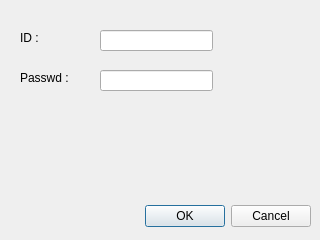
<?xml version="1.0" encoding="UTF-8"?>
<ui version="4.0">
 <class>Dialog</class>
 <widget class="QDialog" name="Dialog">
  <property name="geometry">
   <rect>
    <x>0</x>
    <y>0</y>
    <width>320</width>
    <height>240</height>
   </rect>
  </property>
  <property name="windowTitle">
   <string>Login</string>
  </property>
  <widget class="QDialogButtonBox" name="buttonBox">
   <property name="geometry">
    <rect>
     <x>10</x>
     <y>200</y>
     <width>301</width>
     <height>32</height>
    </rect>
   </property>
   <property name="orientation">
    <enum>Qt::Orientation::Horizontal</enum>
   </property>
   <property name="standardButtons">
    <set>QDialogButtonBox::StandardButton::Cancel|QDialogButtonBox::StandardButton::Ok</set>
   </property>
  </widget>
  <widget class="QLabel" name="label">
   <property name="geometry">
    <rect>
     <x>20</x>
     <y>30</y>
     <width>58</width>
     <height>16</height>
    </rect>
   </property>
   <property name="text">
    <string>ID :</string>
   </property>
  </widget>
  <widget class="QLineEdit" name="edt_ID">
   <property name="geometry">
    <rect>
     <x>100</x>
     <y>30</y>
     <width>113</width>
     <height>21</height>
    </rect>
   </property>
  </widget>
  <widget class="QLabel" name="label_2">
   <property name="geometry">
    <rect>
     <x>20</x>
     <y>70</y>
     <width>58</width>
     <height>16</height>
    </rect>
   </property>
   <property name="text">
    <string>Passwd :</string>
   </property>
  </widget>
  <widget class="QLineEdit" name="edt_Passwd">
   <property name="geometry">
    <rect>
     <x>100</x>
     <y>70</y>
     <width>113</width>
     <height>21</height>
    </rect>
   </property>
   <property name="echoMode">
    <enum>QLineEdit::EchoMode::Password</enum>
   </property>
  </widget>
 </widget>
 <resources/>
 <connections>
  <connection>
   <sender>buttonBox</sender>
   <signal>accepted()</signal>
   <receiver>Dialog</receiver>
   <slot>accept()</slot>
   <hints>
    <hint type="sourcelabel">
     <x>248</x>
     <y>254</y>
    </hint>
    <hint type="destinationlabel">
     <x>157</x>
     <y>274</y>
    </hint>
   </hints>
  </connection>
  <connection>
   <sender>buttonBox</sender>
   <signal>rejected()</signal>
   <receiver>Dialog</receiver>
   <slot>reject()</slot>
   <hints>
    <hint type="sourcelabel">
     <x>316</x>
     <y>260</y>
    </hint>
    <hint type="destinationlabel">
     <x>286</x>
     <y>274</y>
    </hint>
   </hints>
  </connection>
 </connections>
</ui>
